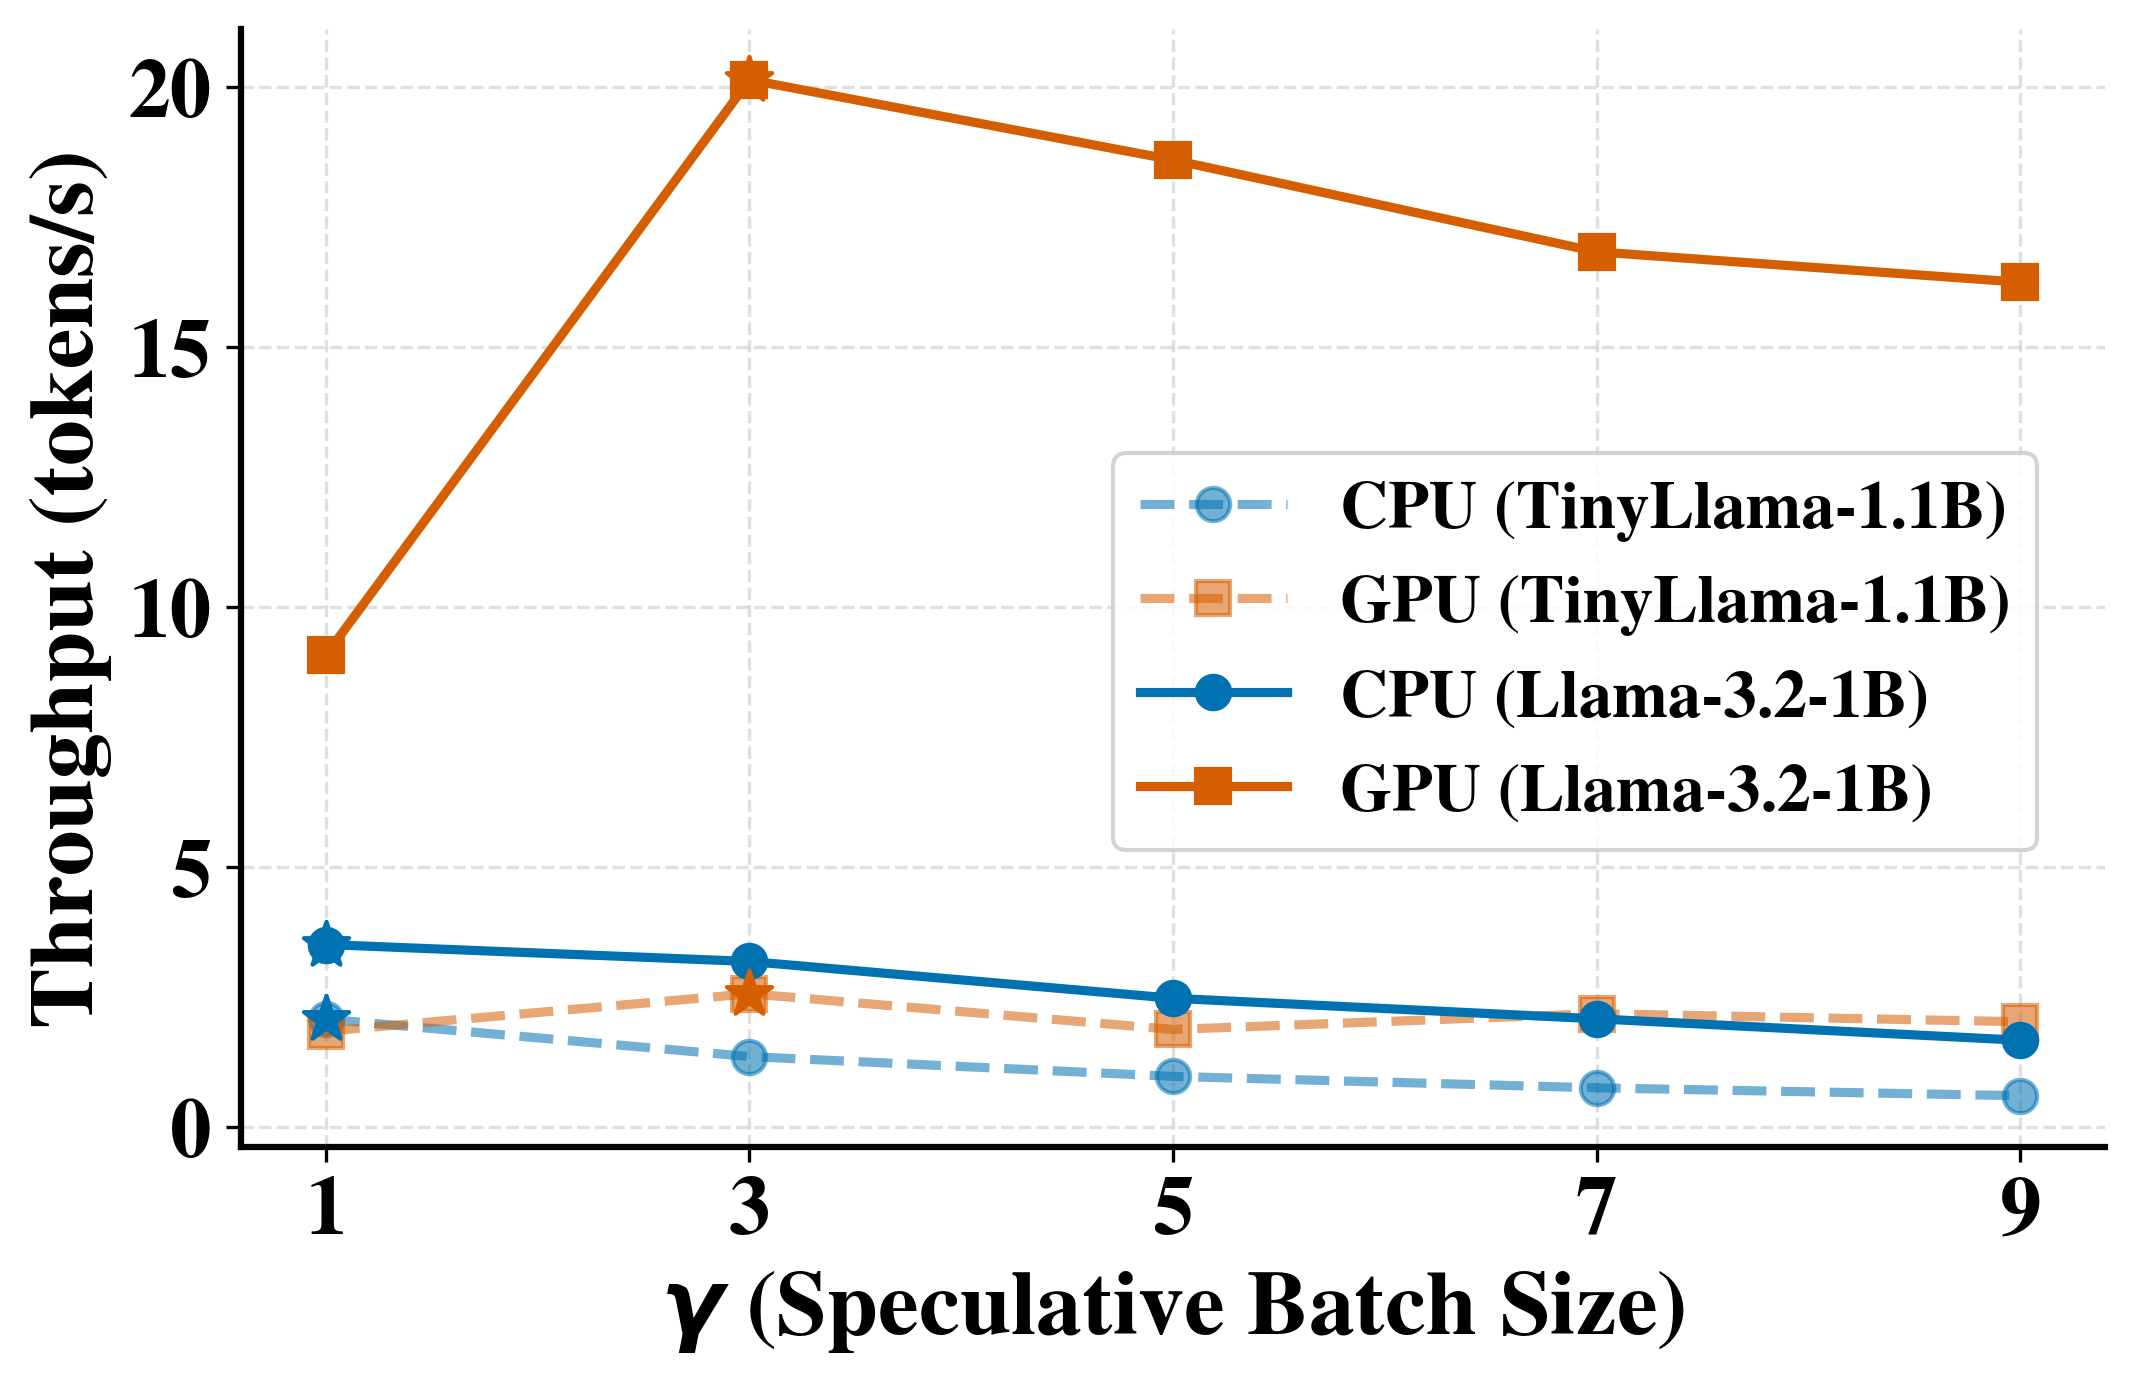

Recreate this plot in Python.
"""
2.1_gamma_config_tradeoff.py — edit-and-rerun figure generator for the
2.1_gamma_config_tradeoff figure (draft throughput vs. gamma, CPU vs. GPU,
TinyLlama-1.1B baseline vs. Llama-3.2-1B optimized config).

This does NOT read from prototype/results/ or touch any live component.
It reads only 2.1_gamma_config_tradeoff_data.json (sitting next to this
script) so you can freely tweak figure size / font size / colors below
and rerun in seconds, without needing the prototype's venv or GPU.

Usage:
    python 2.1_gamma_config_tradeoff.py
    (or: prototype/.venv/bin/python prototype_figures/2.1_gamma_config_tradeoff.py)

Output:
    2.1_gamma_config_tradeoff.png   (next to this script — same filename
    as the figure used everywhere else; never renamed, PNG only, no PDF)
"""
import json
import os

import matplotlib
matplotlib.use("Agg")
import matplotlib.pyplot as plt

# ============================================================
#  EVERYTHING YOU'D WANT TO TRY-AND-ERROR IS IN THIS ONE BLOCK
# ============================================================

FIGURE_WIDTH_IN   = 7.0     # inches
FIGURE_HEIGHT_IN  = 4.5     # inches

FONT_FAMILY       = "serif"
FONT_NAME         = "Nimbus Roman"   # Times-New-Roman-compatible font that
                                     # actually HAS a real bold face on this
                                     # machine (fc-list | grep -i "nimbus roman").
                                     # Plain "Times New Roman" only has a
                                     # regular weight installed here, so
                                     # bold text silently falls back to
                                     # regular if you use that name instead.

BASE_FONT_SIZE    = 20       # font.size (fallback for anything not listed below)
AXIS_LABEL_SIZE   = 22       # x/y axis label text
TICK_LABEL_SIZE   = 20       # the numbers along each axis
LEGEND_FONT_SIZE  = 16       # legend entries

BOLD_EVERYTHING   = True     # axis labels, tick labels, legend text

BLUE   = "#0072B2"   # CPU draft (edge-device baseline)
ORANGE = "#D55E00"   # GPU draft (local accelerator)

LINE_WIDTH        = 2.2
MARKER_SIZE       = 8
PEAK_MARKER_SIZE  = 130   # star marker on each series' peak

GRID_ON           = True
GRID_ALPHA        = 0.4

LEGEND_LOC             = "upper left"
LEGEND_BBOX_TO_ANCHOR  = (0.45,0.65)   # e.g. (0.5, -0.24) to pin below the axes
LEGEND_HANDLELENGTH    = 2.2



SAVE_DPI          = 300

# ============================================================
#  END OF TRY-AND-ERROR BLOCK — nothing below this line needs
#  editing to change how the figure looks
# ============================================================

plt.rcParams.update({
    "font.family":        FONT_FAMILY,
    "font.serif":         [FONT_NAME],
    "font.size":          BASE_FONT_SIZE,
    "font.weight":        "bold" if BOLD_EVERYTHING else "normal",
    "axes.titlesize":     BASE_FONT_SIZE,
    "axes.titleweight":   "bold" if BOLD_EVERYTHING else "normal",
    "axes.labelsize":     AXIS_LABEL_SIZE,
    "axes.labelweight":   "bold" if BOLD_EVERYTHING else "normal",
    "xtick.labelsize":    TICK_LABEL_SIZE,
    "ytick.labelsize":    TICK_LABEL_SIZE,
    "legend.fontsize":    LEGEND_FONT_SIZE,
    "legend.framealpha":  0.85,
    "lines.linewidth":    LINE_WIDTH,
    "lines.markersize":   MARKER_SIZE,
    "figure.dpi":         200,
    "savefig.dpi":        SAVE_DPI,
    "savefig.bbox":       "tight",
    "axes.grid":          GRID_ON,
    "grid.linestyle":     "--",
    "grid.alpha":         GRID_ALPHA,
    "axes.spines.top":    False,
    "axes.spines.right":  False,
    "axes.linewidth":     1.5,
})

HERE = os.path.dirname(os.path.abspath(__file__))
DATA_PATH = os.path.join(HERE, "2.1_gamma_config_tradeoff_data.json")
OUT_PNG = os.path.join(HERE, "2.1_gamma_config_tradeoff.png")


def plot_series(ax, gammas, tps, color, linestyle, marker, label):
    if not tps:
        return
    ax.plot(gammas, tps, marker=marker, color=color, linestyle=linestyle,
            alpha=(1.0 if linestyle == "-" else 0.55), label=label)
    peak_i = max(range(len(tps)), key=lambda i: tps[i])
    ax.scatter([gammas[peak_i]], [tps[peak_i]], color=color,
               s=PEAK_MARKER_SIZE, zorder=5, marker="*")


def main():
    with open(DATA_PATH) as f:
        data = json.load(f)

    gammas = data["gammas"]

    fig, ax = plt.subplots(figsize=(FIGURE_WIDTH_IN, FIGURE_HEIGHT_IN),
                            constrained_layout=True)

    plot_series(ax, gammas, data["cpu_tinyllama_tokps"], BLUE, "--", "o",
                "CPU (TinyLlama-1.1B)")
    plot_series(ax, gammas, data["gpu_tinyllama_tokps"], ORANGE, "--", "s",
                "GPU (TinyLlama-1.1B)")
    plot_series(ax, gammas, data["cpu_llama32_tokps"], BLUE, "-", "o",
                "CPU (Llama-3.2-1B)")
    plot_series(ax, gammas, data["gpu_llama32_tokps"], ORANGE, "-", "s",
                "GPU (Llama-3.2-1B)")

    ax.set_xlabel(r"$\gamma$ (Speculative Batch Size)")
    ax.set_ylabel("Throughput (tokens/s)")
    ax.set_xticks(gammas)
    ax.legend(loc=LEGEND_LOC, bbox_to_anchor=LEGEND_BBOX_TO_ANCHOR, ncol=1,
              handlelength=LEGEND_HANDLELENGTH)

    fig.savefig(OUT_PNG, bbox_inches="tight", dpi=SAVE_DPI)
    plt.close(fig)
    print(f"Saved -> {OUT_PNG}")


if __name__ == "__main__":
    main()
